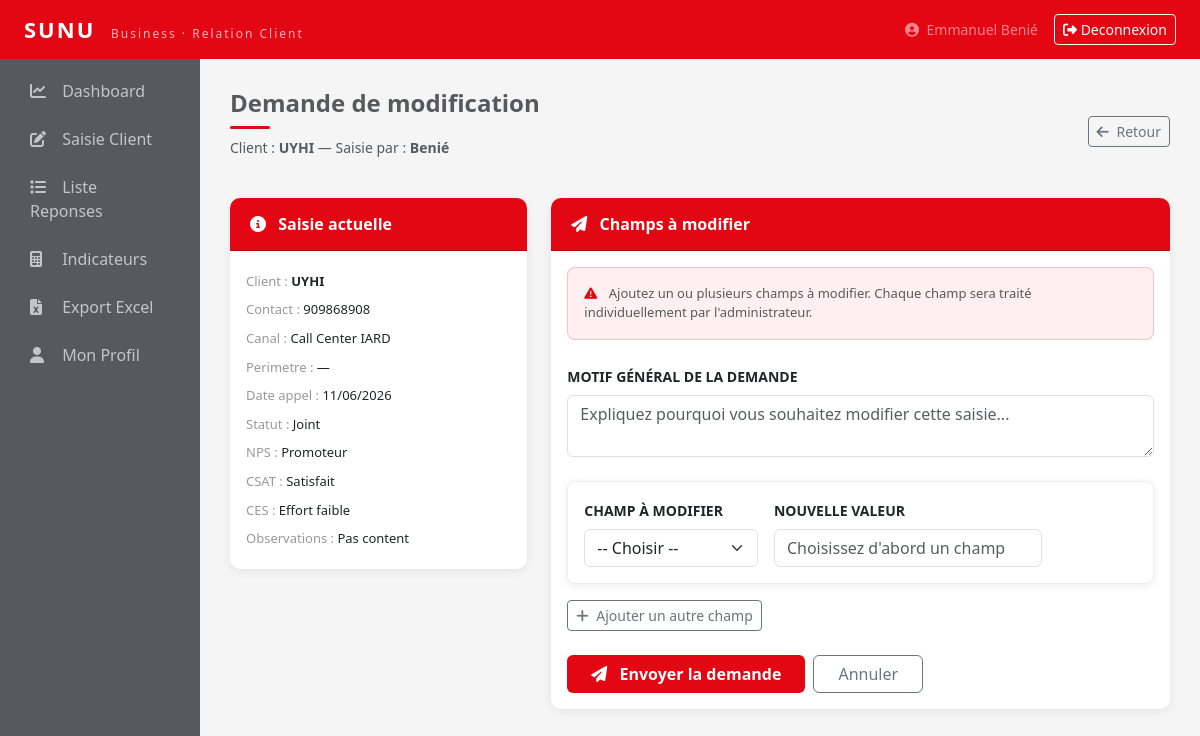
The page /saisie/demande/8/ (signed in) on the database as committed earlier.
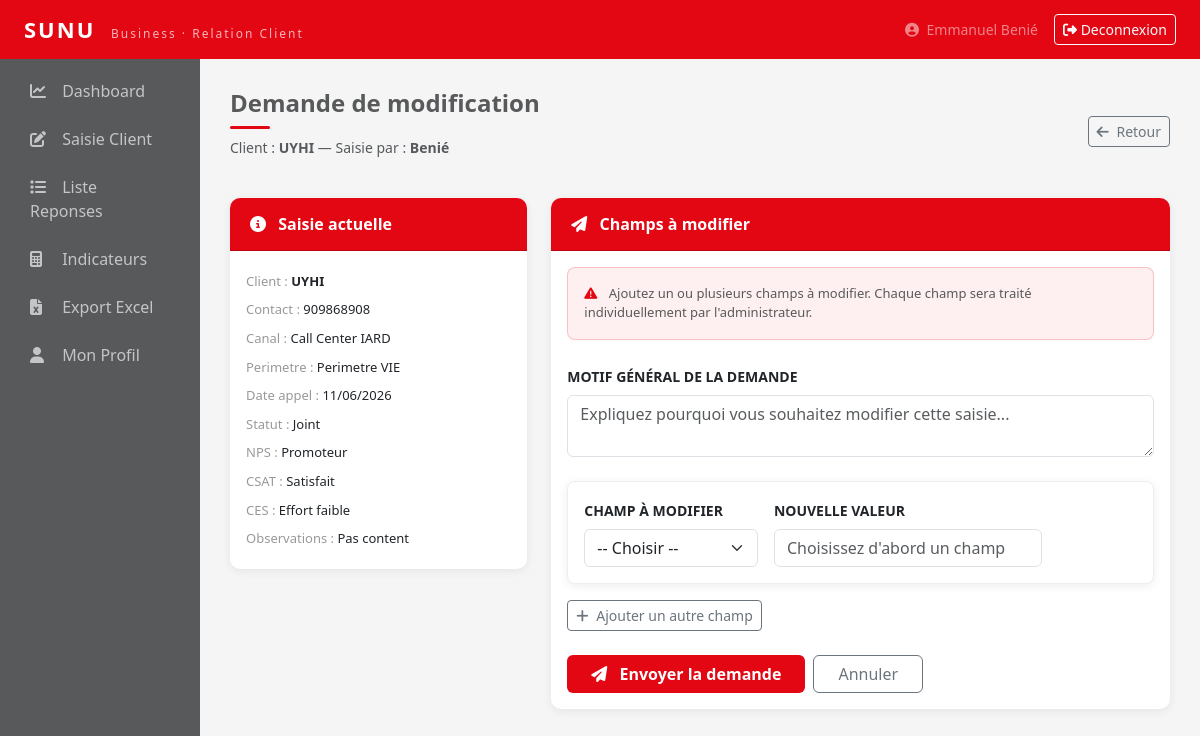
The same page on the database as committed later.
### relation_client/models.py (models this page shows, shortened)
class ReponseClient(models.Model):
    CANAL_CHOICES = [('Call Center VIE','Call Center VIE'),('Call Center IARD','Call Center IARD'),('Espace Conseil VIE','Espace Conseil VIE')]
    CSAT_CHOICES = [('Satisfait','Satisfait'),('Insatisfait','Insatisfait')]
    CES_CHOICES = [('Effort faible','Effort faible'),('Effort modere','Effort modere'),('Effort eleve','Effort eleve')]
    STATUT_CHOICES = [('Joint','Joint'),('Injoignable','Injoignable'),('Pas de reponse','Pas de reponse')]
    NPS_CHOICES = [('Promoteur','Promoteur'),('Passif','Passif'),('Detracteur','Detracteur')]
    date_enregistrement = models.DateField()
    cc = models.ForeignKey(User, on_delete=models.CASCADE)
    nom_prenoms = models.CharField(max_length=100)
    contact = models.CharField(max_length=20)
    numero_police = models.CharField(max_length=50, blank=True, null=True)
    objet_visite = models.CharField(max_length=200, blank=True, null=True)
    canal = models.CharField(max_length=30, choices=CANAL_CHOICES)
    sous_canal = models.CharField(max_length=50, blank=True, null=True)
    date_appel = models.DateField()
    statut_appel = models.CharField(max_length=20, choices=STATUT_CHOICES)
    nps_score = models.IntegerField(blank=True, null=True)
    categorie_nps = models.CharField(max_length=20, choices=NPS_CHOICES, blank=True)
    csat = models.CharField(max_length=20, choices=CSAT_CHOICES, blank=True)
    ces = models.CharField(max_length=20, choices=CES_CHOICES, blank=True)
    motif_insatisfaction = models.TextField(blank=True, null=True)
    observations = models.TextField(blank=True, null=True)
    date_saisie = models.DateTimeField(auto_now_add=True)
    class Meta:
        verbose_name = 'Reponse Client'
        ordering = ['-date_appel']

### relation_client/views.py (the view, shortened to what this page needs)
# urls.py: path('saisie/demande/<int:saisie_id>/', views.demande_modification, name='demande_modification'),
@login_required(login_url='login')
def demande_modification(request, saisie_id):
    saisie = get_object_or_404(ReponseClient, id=saisie_id, cc=request.user)
    return render(request, 'relation_client/demande_modification.html', {'saisie': saisie})

### relation_client/templates/relation_client/demande_modification.html (shortened to what the changed rows need)
{% extends 'relation_client/base.html' %}
{% block content %}
<div class="d-flex justify-content-between align-items-center mb-4">
    <div>
        <p class="text-muted small mt-2">
            Client : <strong>{{ saisie.nom_prenoms }}</strong> —
            Saisie par : <strong>{{ saisie.cc.username }}</strong>
        </p>
    </div>
</div>
<div class="row g-4">
    <div class="col-md-4">
        <div class="card">
            <div class="card-body" style="font-size:13px;line-height:2.2">
                <div><span style="color:#999">Client :</span> <strong>{{ saisie.nom_prenoms }}</strong></div>
                <div><span style="color:#999">Contact :</span> {{ saisie.contact }}</div>
                <div><span style="color:#999">Canal :</span> {{ saisie.canal }}</div>
                <div><span style="color:#999">Perimetre :</span> {{ saisie.sous_canal|default:"—" }}</div>
                <div><span style="color:#999">Date appel :</span> {{ saisie.date_appel|date:"d/m/Y" }}</div>
                <div><span style="color:#999">Statut :</span> {{ saisie.statut_appel }}</div>
                <div><span style="color:#999">NPS :</span> {{ saisie.categorie_nps }}</div>
                <div><span style="color:#999">CSAT :</span> {{ saisie.csat }}</div>
                <div><span style="color:#999">CES :</span> {{ saisie.ces }}</div>
                <div><span style="color:#999">Observations :</span> {{ saisie.observations|default:"—" }}</div>
            </div>
        </div>
    </div>
</div>
{% endblock %}

Rows that differ between the two databases and show on the page:
changed ReponseClient "UYHI": sous_canal "—" → "Perimetre VIE"
